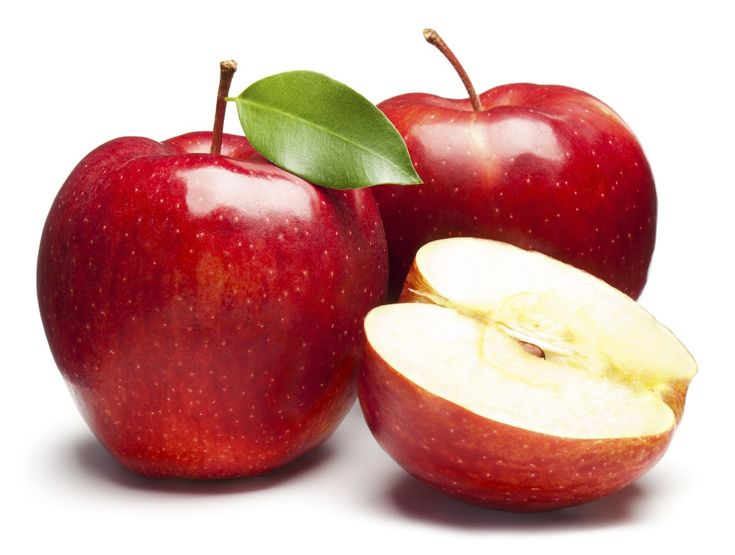
#> input picture Thi_THXLA/tao.jpg, 735 x 555 px, found by its file name
$ jupyter execute lamthem.ipynb
#> lines starting #> are read from the running program, lines starting #| are printed output that depends on the picture; after the words box and inside, x2 and y2 are one past the last pixel; in counts of white or black regions, pixels touching at a corner belong together
[cell 1]
import numpy as np
import imageio.v2 as iio
import matplotlib.pyplot as plt
import cv2
from scipy.ndimage import rotate, map_coordinates

# === Bước 1: Đọc ảnh quả táo ===
img = iio.imread("tao.jpg")
#> img is the input picture: shape (555, 735, 3); mean R, G, B 204.6, 157.5, 153.2

# === Bước 2: Chọn vùng (bạn có thể thay đổi tọa độ tại đây) ===
# Ví dụ chọn vùng quả táo nằm trong box [Y1:Y2, X1:X2]
y1, y2 = 100, 300
x1, x2 = 150, 350
apple = img[y1:y2, x1:x2]

# === Bước 3: Tịnh tiến (dx, dy) ===
dx, dy = 30, 40
M = np.float32([[1, 0, dx], [0, 1, dy]])
translated = cv2.warpAffine(apple, M, (apple.shape[1], apple.shape[0]))
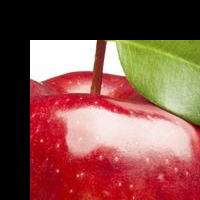
#> translated: shape (200, 200, 3); mean R, G, B 133.8, 81.7, 73.9

# === Bước 4: Xoay 45 độ (giữ kích thước)
rotated = rotate(translated, angle=45, reshape=False, mode='reflect')
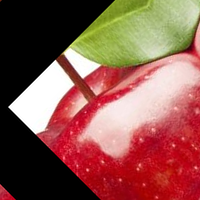
#> rotated: shape (200, 200, 3); mean R, G, B 139.8, 87.8, 77.9
rotated = np.clip(rotated, 0, 255).astype(np.uint8)

# === Bước 5: Hiệu ứng sóng
def wave_transform(image, amplitude=20):
#> called with amplitude = 15
    h, w = image.shape[:2]
#> h = 200; w = 200
    X, Y = np.meshgrid(np.arange(w), np.arange(h))
    X_new = X + amplitude * np.sin(2 * np.pi * Y / 60)
    Y_new = Y + amplitude * np.cos(2 * np.pi * X / 60)

    warped = np.zeros_like(image)
    for i in range(3):
        warped[:, :, i] = map_coordinates(image[:, :, i], [Y_new, X_new], order=1, mode='reflect')
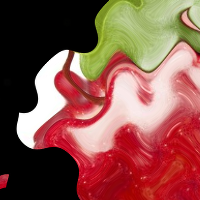
#> warped: shape (200, 200, 3); mean R, G, B 137, 84.1, 75.2
    return warped

warped = wave_transform(rotated, amplitude=15)

# === Bước 6: Hiển thị và lưu ảnh kết quả
plt.imshow(warped)
plt.axis('off')
plt.show()

iio.imwrite("tao_warped.jpg", warped)
print(" Đã lưu ảnh kết quả: tao_warped.jpg")

[cell 2]
import numpy as np
import imageio.v2 as iio
import matplotlib.pyplot as plt
import cv2

# Đọc ảnh gốc
img = iio.imread("tao.jpg")

# Chọn vùng quả táo (toạ độ có thể tùy chỉnh nếu cần)
y1, y2 = 100, 300
x1, x2 = 150, 350
apple = img[y1:y2, x1:x2]

# Tịnh tiến với dx=50 (sang phải), dy=-30 (lên trên)
dx, dy = 50, -30
M = np.float32([[1, 0, dx], [0, 1, dy]])
translated = cv2.warpAffine(apple, M, (apple.shape[1], apple.shape[0]))
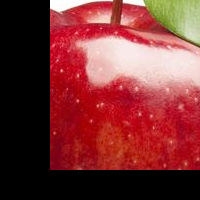
#> translated: shape (200, 200, 3); mean R, G, B 122.4, 51.4, 51.9

# Hiển thị kết quả
plt.imshow(translated)
plt.axis('off')
plt.show()

# Lưu kết quả nếu muốn
iio.imwrite("tao_translated_50_-30.jpg", translated)

[cell 3]
import numpy as np
import imageio.v2 as iio
import matplotlib.pyplot as plt
import cv2

# Đọc ảnh gốc
img = iio.imread("tao.jpg")

# Chọn vùng quả táo (có thể thay đổi toạ độ nếu cần)
y1, y2 = 100, 300
x1, x2 = 150, 350
apple = img[y1:y2, x1:x2]

# Phóng to gấp 3 lần
apple_zoomed = cv2.resize(apple, None, fx=3, fy=3, interpolation=cv2.INTER_CUBIC)

# Hiển thị ảnh sau khi phóng
plt.imshow(apple_zoomed)
plt.axis('off')
plt.show()

# Lưu kết quả nếu muốn
iio.imwrite("tao_zoom3x.jpg", apple_zoomed)
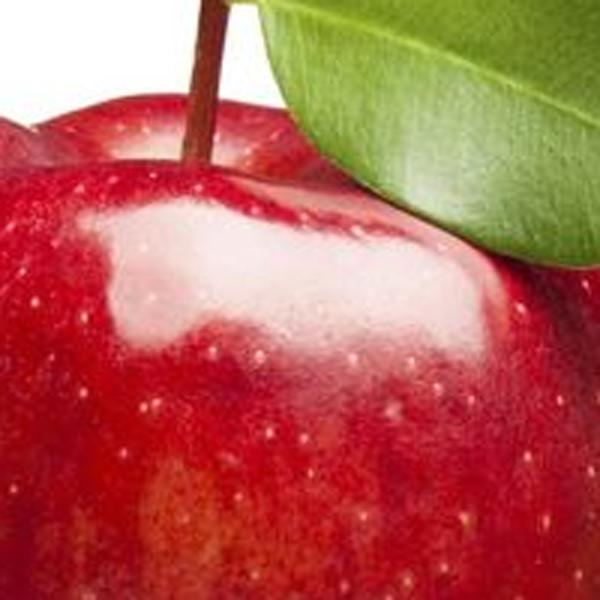
#> saved as tao_zoom3x.jpg: shape (600, 600, 3); mean R, G, B 182.7, 96.4, 84.9

[cell 4]
import numpy as np
import imageio.v2 as iio
import matplotlib.pyplot as plt
from scipy.ndimage import rotate

# Đọc ảnh gốc
img = iio.imread("tao.jpg")

# Chọn vùng quả táo (có thể điều chỉnh nếu cần)
y1, y2 = 100, 300
x1, x2 = 150, 350
apple = img[y1:y2, x1:x2]

# Xoay 45 độ - reshape=True (giữ toàn bộ)
rotated_true = rotate(apple, angle=45, reshape=True, mode='reflect')
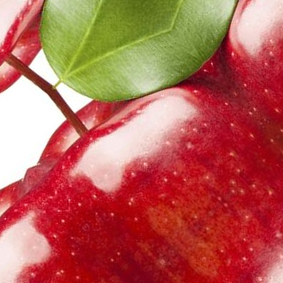
#> rotated_true: shape (283, 283, 3); mean R, G, B 182.7, 96.4, 84.9
rotated_true = np.clip(rotated_true, 0, 255).astype(np.uint8)

# Xoay 45 độ - reshape=False (giữ kích thước cũ)
rotated_false = rotate(apple, angle=45, reshape=False, mode='reflect')
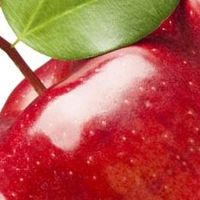
#> rotated_false: shape (200, 200, 3); mean R, G, B 182.5, 91, 79.4
rotated_false = np.clip(rotated_false, 0, 255).astype(np.uint8)

# Hiển thị hai ảnh cạnh nhau
fig, axs = plt.subplots(1, 2, figsize=(10, 5))
axs[0].imshow(rotated_true)
axs[0].set_title("Xoay 45° với reshape=True")
axs[0].axis('off')

axs[1].imshow(rotated_false)
axs[1].set_title("Xoay 45° với reshape=False")
axs[1].axis('off')

plt.tight_layout()
plt.show()

[cell 5]
import cv2
import numpy as np
import matplotlib.pyplot as plt
import imageio.v2 as iio

# Đọc ảnh gốc (nên là ảnh đen trắng hoặc đã nhị phân hóa)
img = iio.imread("tao.jpg")  # thay bằng ảnh bạn cần
gray = cv2.cvtColor(img, cv2.COLOR_RGB2GRAY)
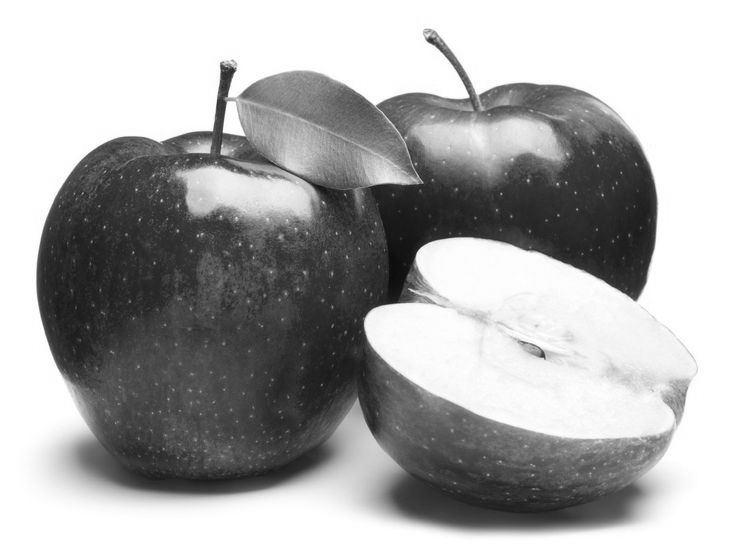
#> gray: shape (555, 735); min 11, max 255, mean 171.1
_, binary = cv2.threshold(gray, 120, 255, cv2.THRESH_BINARY)
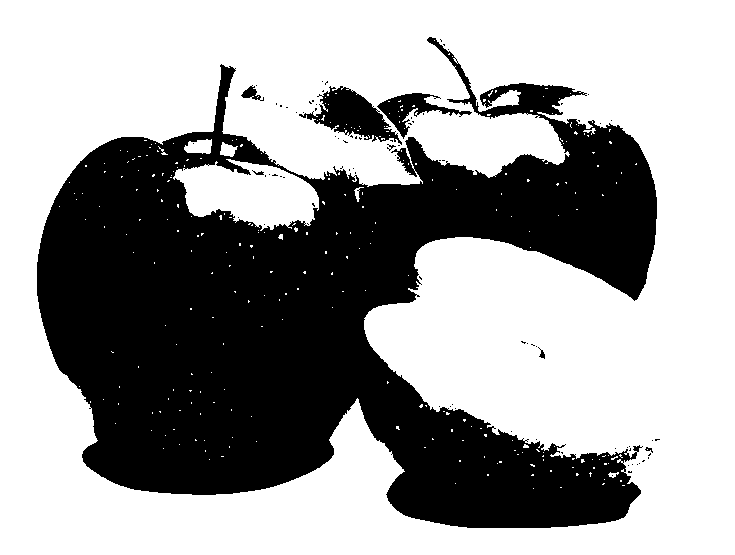
#> binary: shape (555, 735); 61.8% white; 85 black regions (77 under 20 px), largest, box (x1, y1, x2, y2) and area: (37, 37, 657, 528) 151380, (299, 86, 402, 145) 2566, (377, 93, 472, 139) 1296

# Tạo kernel kích thước (5,5)
kernel = np.ones((5, 5), np.uint8)

# Dilation và Erosion
dilated = cv2.dilate(binary, kernel, iterations=1)
#> dilated: shape (555, 735); 66.7% white; 36 black regions (27 under 20 px), largest, box (x1, y1, x2, y2) and area: (39, 69, 655, 526) 132579, (325, 92, 387, 136) 1442, (490, 85, 570, 114) 941
eroded = cv2.erode(binary, kernel, iterations=1)
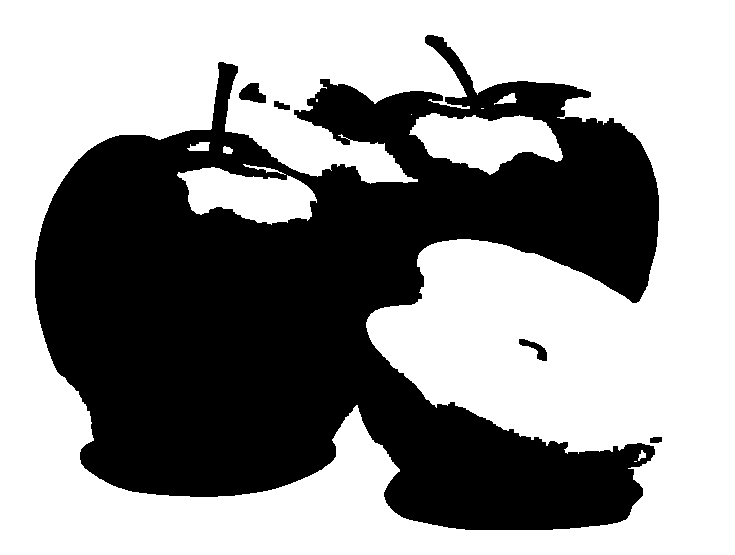
#> eroded: shape (555, 735); 58.1% white; 5 black regions, box (x1, y1, x2, y2) and area: (35, 35, 659, 530) 170291, (239, 83, 266, 103) 362, (519, 339, 547, 361) 241, (274, 101, 290, 110) 92, (650, 437, 662, 443) 66

# Hiển thị kết quả
fig, axs = plt.subplots(1, 3, figsize=(15, 5))
axs[0].imshow(binary, cmap='gray')
axs[0].set_title("Ảnh nhị phân gốc")
axs[0].axis('off')

axs[1].imshow(dilated, cmap='gray')
axs[1].set_title("Dilation (5x5)")
axs[1].axis('off')

axs[2].imshow(eroded, cmap='gray')
axs[2].set_title("Erosion (5x5)")
axs[2].axis('off')

plt.tight_layout()
plt.show()
